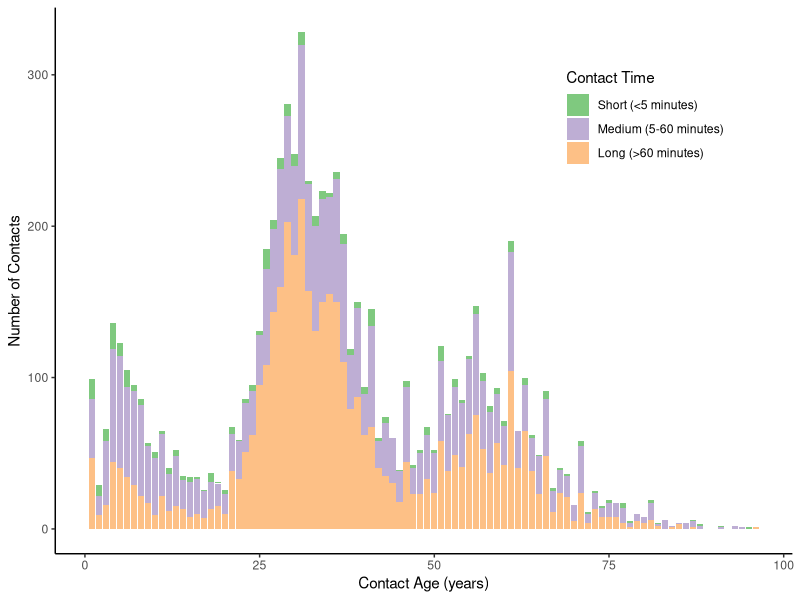
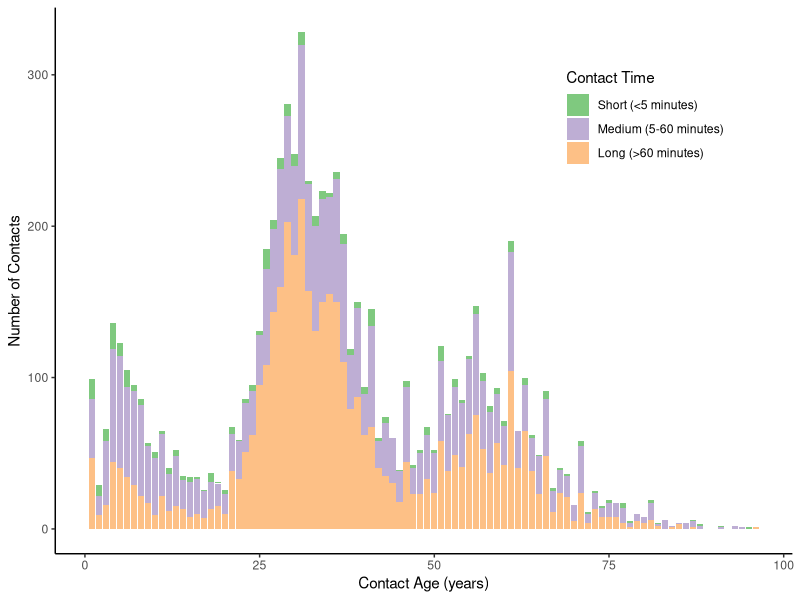

These charts were generated, in order, by the following R code:

#################################

#This file reproduces Figure 1 

#################################

#Obtain required packages
require(tidyverse)

#Load data
df_infants <- read.csv("df_infants_public.csv")
df_contacts <- read.csv("df_contacts_public.csv")

#Define age grouping
brks<-0:99
df_contacts$ctagegp <- cut(df_contacts$contact_age,brks, right=F)

#Sort contacts by age and contact time
df_contacts_grouped=df_contacts%>%group_by(ctagegp,contact_time) %>% summarise(N = length(contact_age))

#Make contact time continuous
contact_time_continuous<-as.numeric(df_contacts_grouped$contact_time)
ctagegp_continuous<-as.numeric(df_contacts_grouped$ctagegp)

#Plot using a histogram
ggplot(data=df_contacts_grouped, aes(x=ctagegp_continuous,y=N,fill=factor(contact_time) )) +
  geom_bar(stat="identity")+
  xlab("Contact Age (years)") + ylab("Number of Contacts") + 
  scale_fill_brewer(palette = "Accent", name = "Contact Time", labels = c("Short (<5 minutes)", "Medium (5-60 minutes)", "Long (>60 minutes)")) +  theme(legend.position = "none")+ 
  theme_classic() +
  theme(legend.position = c(0.8, 0.8)) 
ggsave("Figures/Figure1.pdf", unit = "cm", width=15, height=9)
